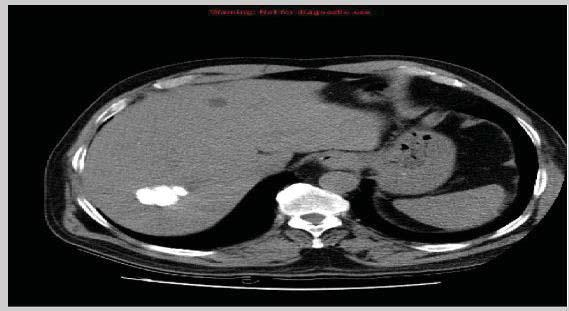
#> input picture Dataset/Test/img.jpg, 569 x 311 px, found by its file name
$ python contour.py
#> lines starting #> are read from the running program, lines starting #| are printed output that depends on the picture; after the words box and inside, x2 and y2 are one past the last pixel; in counts of white or black regions, pixels touching at a corner belong together
#Before starting we should know what is countour exactly.
'''
Contours can be explained simply as a curve joining all the continuous points (along the boundary),
 having same color or intensity.
 The contours are a useful tool for shape analysis and
 object detection and recognition.
 For better accuracy, use binary images.
'''

# import the necessary packages
from skimage.feature import peak_local_max
from skimage.segmentation import watershed
from scipy import ndimage
import numpy as np
import argparse
import imutils
import cv2

# construct the argument parse and parse the arguments
# ap = argparse.ArgumentParser()
# ap.add_argument("-i", "--image", required=True,
# 	help="path to input image")
# args = vars(ap.parse_args())

# # load the image and perform pyramid mean shift filtering
# # to aid the thresholding step
image = cv2.imread('./Dataset/Test/img.jpg')
#> image is the input picture: shape (311, 569, 3); mean B, G, R 59.8, 60.1, 59.7
shifted = cv2.pyrMeanShiftFiltering(image, 21, 51)
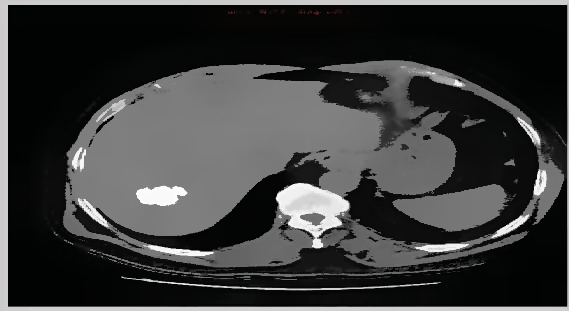
#> shifted: shape (311, 569, 3); mean B, G, R 58.9, 59.2, 58.6
cv2.imshow("Input", image)

# convert the mean shift image to grayscale, then apply
# Otsu's thresholding
gray = cv2.cvtColor(shifted, cv2.COLOR_BGR2GRAY)
thresh = cv2.threshold(gray, 0, 255,
	cv2.THRESH_BINARY | cv2.THRESH_OTSU)[1]
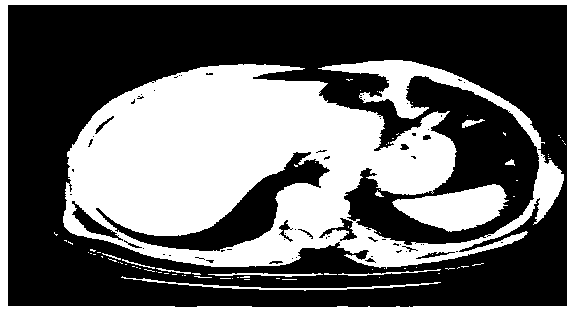
#> thresh: shape (311, 569); 39.5% white; 80 white regions (67 under 20 px), largest, box (x1, y1, x2, y2) and area: (63, 60, 564, 269) 56382, (0, 0, 569, 311) 8535, (392, 184, 509, 232) 3318
cv2.imshow("Thresh", thresh)

# compute the exact Euclidean distance from every binary
# pixel to the nearest zero pixel, then find peaks in this
# distance map
D = ndimage.distance_transform_edt(thresh)
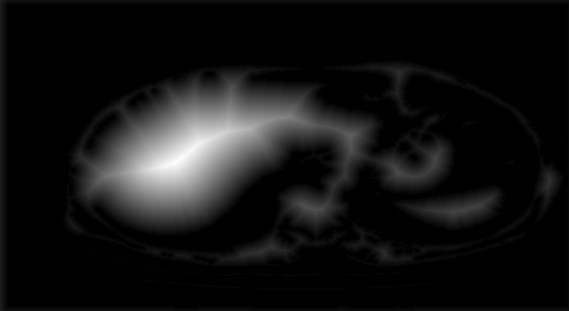
#> D: shape (311, 569) float64; min 0, max 72.42, mean 5.6; drawn with min black and max white
localMax = peak_local_max(D, min_distance=20, threshold_abs=0.1)
#> localMax = 24 rows, first 8: [162, 175], [136, 350], [210, 315], [172, 397], [158, 435], [210, 461], [246, 271], [184, 548]


# perform a connected component analysis on the local peaks,
# using 8-connectivity, then appy the Watershed algorithm with active countors.
markers = np.zeros((311,569))

markers = np.asanyarray(markers).reshape(311,569)

#> (the run stopped early here; a loop or call above may not have finished)

$ run again, with Dataset/Test/test.jpg copied over Dataset/Test/img.jpg
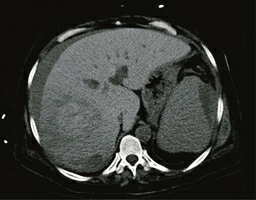
#> input picture Dataset/Test/test.jpg, 256 x 200 px, found by its file name
#> image is the input picture: shape (200, 256, 3); mean B, G, R 54.4, 57.4, 55.4
#> `thresh = cv2.threshold(gray, 0, 255, cv2.THRESH_BINARY | cv2.THRESH_OT..`:
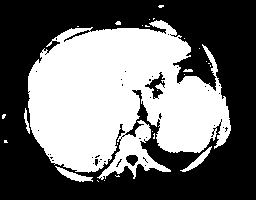
#> thresh: shape (200, 256); 43.7% white; 27 white regions (22 under 20 px), largest, box (x1, y1, x2, y2) and area: (28, 20, 231, 180) 21771, (55, 166, 93, 182) 211, (180, 146, 212, 172) 183, (24, 108, 30, 134) 64, (183, 69, 193, 72) 25
#> `D = ndimage.distance_transform_edt(thresh)`:
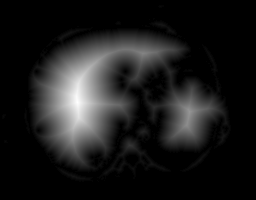
#> D: shape (200, 256) float64; min 0, max 48.01, mean 5.4; drawn with min black and max white
#> localMax = [[102, 77], [111, 189], [53, 142], [56, 210]]

$ run again, with Dataset/Test/2.jpeg copied over Dataset/Test/img.jpg
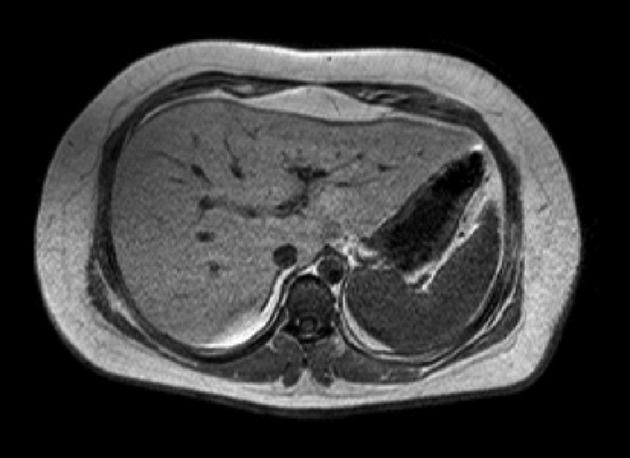
#> input picture Dataset/Test/2.jpeg, 630 x 458 px, found by its file name
#> image is the input picture: shape (458, 630, 3); min 0, max 255, mean 60.6
#> `thresh = cv2.threshold(gray, 0, 255, cv2.THRESH_BINARY | cv2.THRESH_OT..`:
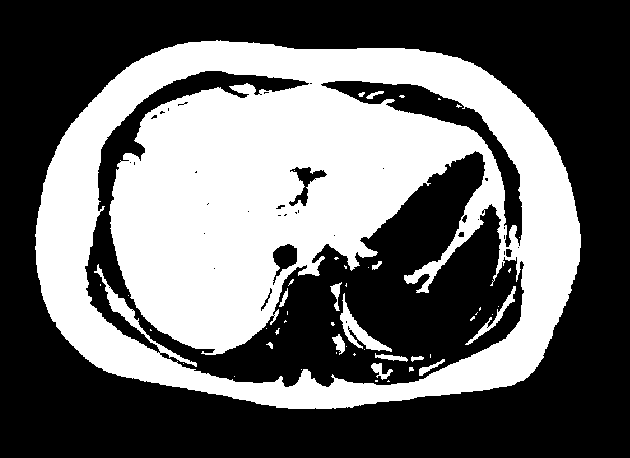
#> thresh: shape (458, 630); 40.9% white; 49 white regions (35 under 20 px), largest, box (x1, y1, x2, y2) and area: (35, 40, 581, 409) 115558, (340, 293, 392, 352) 772, (465, 286, 516, 345) 373
#> `D = ndimage.distance_transform_edt(thresh)`:
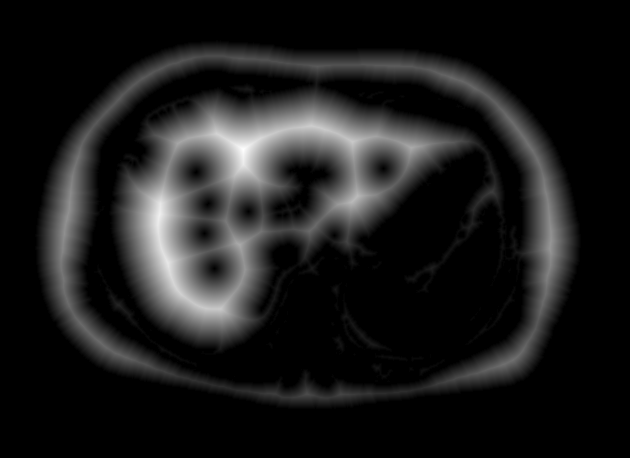
#> D: shape (458, 630) float64; min 0, max 51.48, mean 5.7; drawn with min black and max white
#> localMax = 28 pairs, first value 58 to 394, second value 67 to 550
